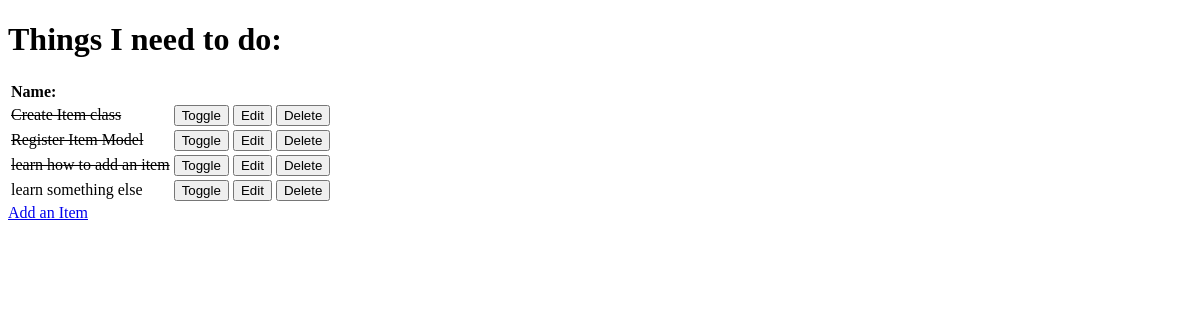
Before: / with the older database file.
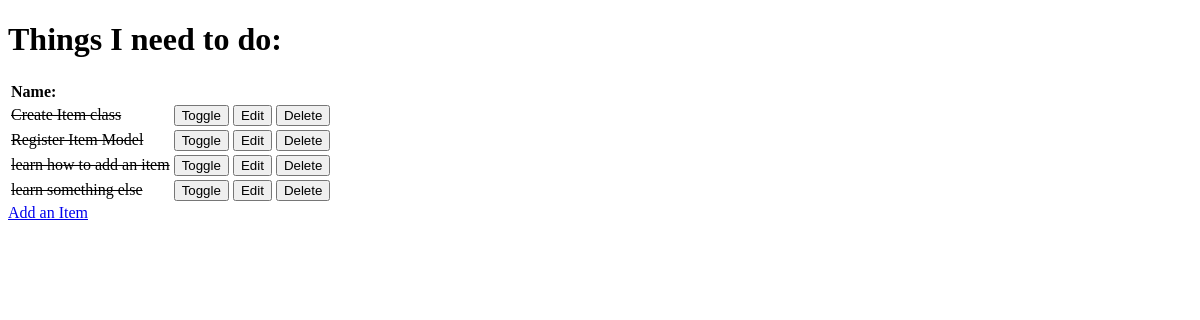
After: the same page with the newer database file.
### demo/models.py (models this page shows, shortened)
class Item(models.Model):
    name = models.CharField(max_length=50, null=False, blank=False)
    done = models.BooleanField(null=False, blank=False, default=False)

### demo/views.py (the view)
# urls.py: path('', views.get_todo_list, name='get_todo_list'),
def get_todo_list(request):
    items = Item.objects.all()
    context = {
        'items': items
    }
    return render(request, 'todo/todo_list.html', context)

### demo/templates/todo/todo_list.html (shortened to what this page needs)
<!DOCTYPE html>
<html lang="en">
<head>
</head>
<body>
    <h1>Things I need to do:</h1>
    <table>
        <tr>
            <td><strong>Name:</strong></td>
        </tr>
        {% for item in items %}
            <tr>
                {% if item.done %}
                    <td><strike>{{item.name}}</strike></td>
                {% else %}
                    <td>{{item.name}}</td>
                {% endif %}
                <td>
                    <a href="/toggle/{{ item.id }}">
                        <button>Toggle</button>
                    </a>
                </td>
                <td>
                    <a href="/edit/{{ item.id }}">
                        <button>Edit</button>
                    </a>
                </td>
                <td>
                    <a href="/delete/{{ item.id }}">
                        <button>Delete</button>
                    </a>
                </td>
            </tr>
        {% empty %}
            <tr><td>Nothing to do here...</td></tr>
        {% endfor %}
    </table>
    <a href="/add_item">Add an Item</a>
</body>
</html>

Changed rows visible on the page:
changed Item "learn something else": done False → True (drawn)
